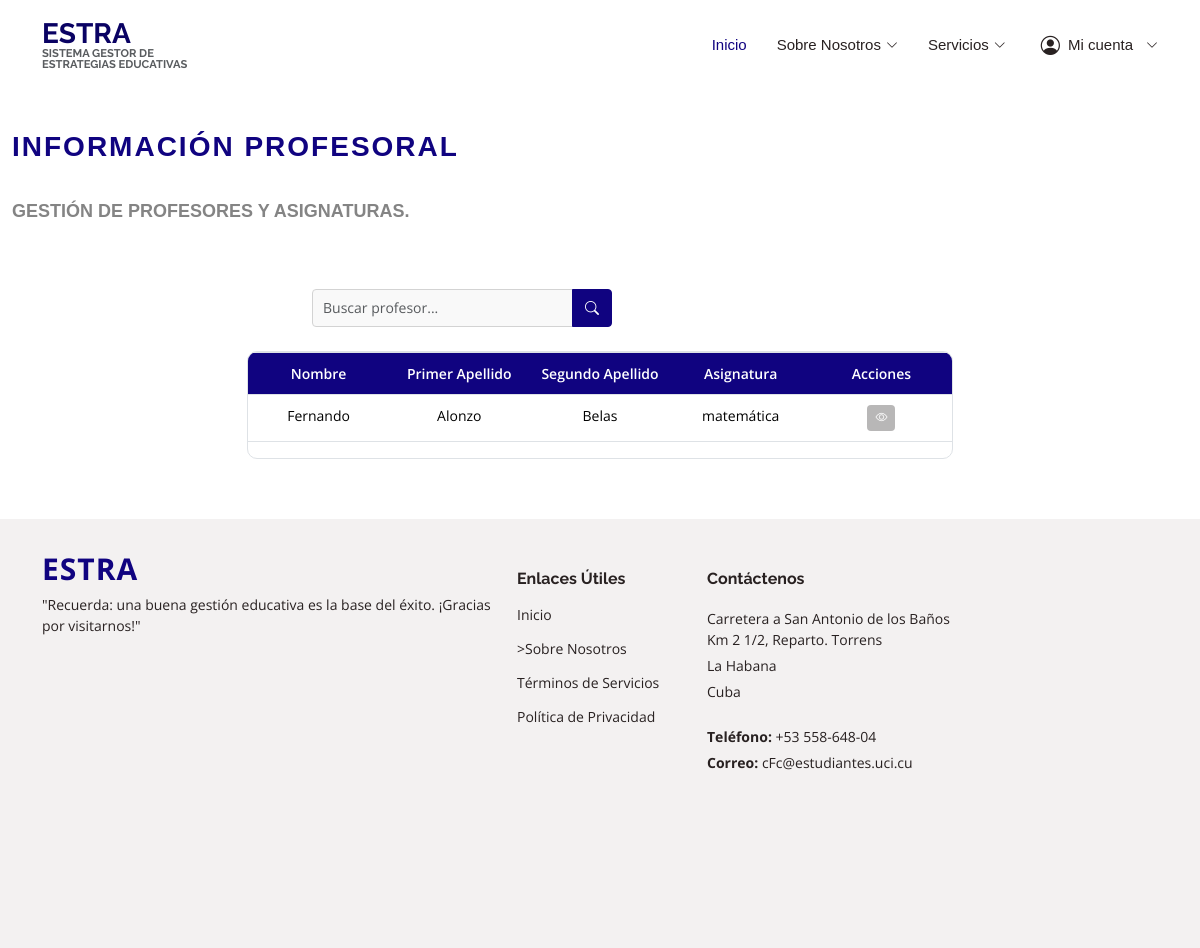
/profesores/ (signed in), run on an earlier commit of the app's database.
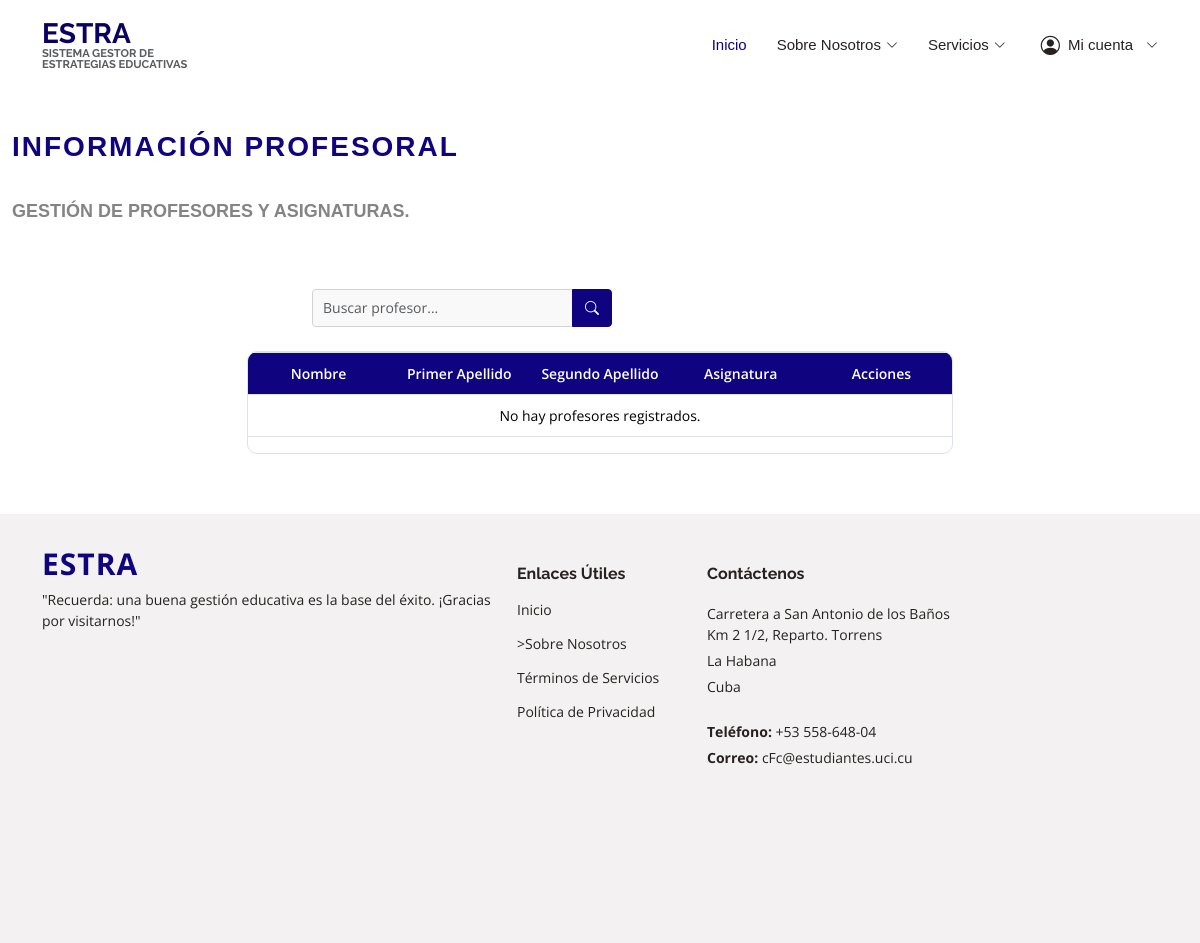
And on a later commit of the database.
### profesores/models.py (models this page shows, shortened)
class Profesor(models.Model):
    nombre = models.CharField(max_length=50)
    primer_apellido = models.CharField(max_length=50)
    segundo_apellido = models.CharField(max_length=50, blank=True, null=True)
    sexo = models.CharField(
        max_length=20,
        choices=[
            ('masculino', 'Masculino'),
            ('femenino', 'Femenino'),
            ('otro', 'Otro')
        ]
    )
    categoria_docente = models.CharField(
        max_length=20,
        choices=[
            ('instructor', 'Instructor'),
            ('asistente', 'Asistente'),
            ('auxiliar', 'Auxiliar'),
            ('titular', 'Titular')
        ]
    )
    asignatura = models.CharField(max_length=50)
    solapin = models.CharField(max_length=10, unique=True)
    telefono = models.CharField(max_length=15)
    correo = models.EmailField(max_length=50)
    descripcion = models.TextField()

### profesores/vistas/vistas_usuario.py (the view)
# urls.py: path('profesores/', vistas_usuario.visualizar_profesores, name='profesores'),
def visualizar_profesores(request):
    if not request.user.is_authenticated:
        messages.error(request, "Debes iniciar sesión para realizar esta acción.")
        return redirect('login')
    """Visualizar todos los profesores."""
    query = request.GET.get("q", "")
    if query:
        profesores = Profesor.objects.filter(
            Q(nombre__icontains=query) |
            Q(primer_apellido__icontains=query) |
            Q(segundo_apellido__icontains=query) |
            Q(sexo__icontains=query) |
            Q(categoria_docente__icontains=query) |
            Q(asignatura__icontains=query) |
            Q(solapin__icontains=query) |
            Q(telefono__icontains=query) |
            Q(correo__icontains=query) |
            Q(descripcion__icontains=query)
        )
    else:
        profesores = Profesor.objects.all()
    return render(request, "usuarios/listar_profesores.html", {"profesores": profesores, "query": query})

### templates/usuarios/listar_profesores.html (shortened to what this page needs)
{% extends "baseg.html" %}
{% load static %}
{% block content %}
  <div id="maind">
<section id="informacion-profesoral" class="informacion-profesoral section-bg">
    <div class="container-fluid">
      <div class="section-title">
        <h2>Información Profesoral</h2>
        <br>
        <p>Gestión de profesores y asignaturas.</p>
        <br>
      </div>
    <form method="GET" action="{% url 'profesores' %}" class="search-bar mb-4">
      <div class="input-group">
        <input type="text" name="q" class="form-control" placeholder="Buscar profesor..." aria-label="Buscar" value="{{ request.GET.q }}">
        <button class="btn btn-primary" type="submit">
          <i class="bi bi-search"></i>
        </button>
      </div>
    </form>
      <div id="tabla-profesoral" class="table-container">
          <div id="tabla-profesoral-responsive" class="table-responsive">
            <table id="tablita-profesoral" class="table table-bordered table-hover custom-table">
              <thead>
                <tr>
                  <th>Nombre</th>
                  <th>Primer Apellido</th>
                  <th>Segundo Apellido</th>
                  <th>Asignatura</th>
                  <th>Acciones</th>
                </tr>
              </thead>
              <tbody>
                {% for profesor in profesores %}
                <tr data-id="{{ profesor.id }}">
                  <td>{{ profesor.nombre }}</td>
                  <td>{{ profesor.primer_apellido }}</td>
                  <td>{{ profesor.segundo_apellido }}</td>
                  <td>{{ profesor.asignatura }}</td>
                  <td>
                    <button type="button" class="btn btn-action btn-ver-detalles" data-id="{{ profesor.id }}" title="Ver Detalles">
                      <i class="bi bi-eye"></i>
                    </button>
                  </td>
                </tr>
                {% empty %}
                <tr>
                  <td colspan="5" class="text-center">No hay profesores registrados.</td>
                </tr>
                {% endfor %}
              </tbody>
            </table>
          </div>
        </div>
    </div>
  </section>
  </div>
  {% endblock%}

What changed in the data, as far as the page shows it:
removed Profesor: nombre "Fernando", primer_apellido "Alonzo", segundo_apellido "Belas", asignatura "matemática"
Also different on the page:
text now shown: "No hay profesores registrados."
